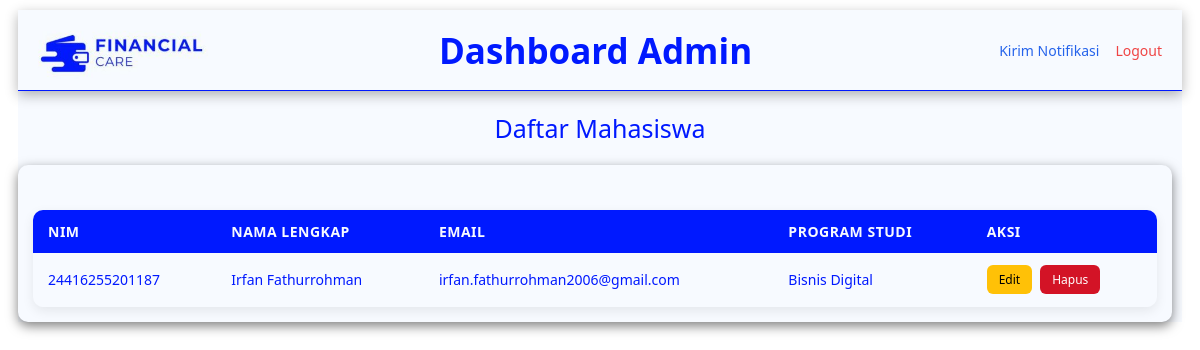
/public/admin/dashboard_admin.php (signed in), run on the app's committed database.
### tables this page shows
CREATE TABLE `profil` (
  `id` int NOT NULL,
  `nim` varchar(20) NOT NULL,
  `username` varchar(100) NOT NULL,
  `Email` varchar(50) NOT NULL,
  `Program_studi` varchar(50) NOT NULL,
  `password` varchar(255) NOT NULL,
  `role` varchar(10) NOT NULL DEFAULT 'mahasiswa'
);

### classes/admin.php (called while the page is built, shortened)
<?php
class Admin {
    private $conn;
    public function __construct($db) {
        $this->conn = $db;
    }
    public function getAllUsers() {
        $query = "SELECT id, nim, username, Email, Program_studi FROM profil WHERE role = 'mahasiswa' ORDER BY username ASC";
        $stmt = $this->conn->prepare($query);
        $stmt->execute();
        $result = $stmt->get_result();
        $users = [];
        while ($row = $result->fetch_assoc()) {
            $users[] = $row;
        }
        return $users;
    }
}

### public/admin/dashboard_admin.php (the view, shortened to what this page needs)
<?php
require_once __DIR__ . '/../../db.php';
require_once __DIR__ . '/../../classes/admin.php';
$admin_service = new Admin($conn);
$users = $admin_service->getAllUsers();
?>
<!DOCTYPE html>
<html lang="id">
<head>
    <link rel="stylesheet" href="../../assets/admin_style.css">
</head>
<body>
    <div class="container">
        <header class="header">
            <div class="user-info">
                <img src="<?= BASE_URL ?>/assets/finance-care2.jpg" alt="Logo Financial Care">
                <h2>Dashboard Admin</h2>
                <a href="kirim_notif.php">Kirim Notifikasi</a>
                <a href="../../logout.php" style="color: #ef4444">Logout</a>
            </div>
        </header>
        <p style="text-align: center; font-size: 25px; color: #0019FF; margin: 20px;" >Daftar Mahasiswa</p>
        <div class="table-wrapper">
            <table class="table">
                <thead>
                    <tr>
                        <th>NIM</th>
                        <th>Nama Lengkap</th>
                        <th>Email</th>
                        <th>Program Studi</th>
                        <th>Aksi</th>
                    </tr>
                </thead>
                <tbody>
                    <?php if (!empty($users)): ?>
                        <?php foreach ($users as $user): ?>
                            <tr>
                                <td><?= htmlspecialchars($user['nim']) ?></td>
                                <td><?= htmlspecialchars($user['username']) ?></td>
                                <td><?= htmlspecialchars($user['Email']) ?></td>
                                <td><?= htmlspecialchars($user['Program_studi']) ?></td>
                                <td id="action-link">
                                    <a id="edit-link" href="edit_data.php?id=<?= $user['id']; ?>">Edit</a>
                                    <a id="delete-link" href="hapus_data.php?id=<?= $user['id']; ?>" onclick=" return confirm
                                    ('Apakah anda ingin menghapus data ini?');">Hapus</a>
                                </td>
                            </tr>
                            <?php endforeach; ?>
                    <?php else: ?>
                        <tr>
                            <td colspan="6" style="text-align: center;">Tidak ada data user.</td>
                        </tr>
                    <?php endif; ?>
                </tbody>
            </table>
        </div>
    </div>
</body>
</html>

### assets/admin_style.css (style rules this page uses)
.container { font-family: 'Segoe UI', sans-serif; margin: 10px; padding: 0; background: #f7faffff; }
.header { background: #f7faffff; padding: 12px 20px; height: 56px; border-bottom: 1px solid #0018FF; box-shadow: 0 4px 12px rgba(0, 0, 0, 0.3); }
.user-info { display: flex; align-items: center; justify-content: space-between; }
.user-info img { width: 170px; height: auto; }
.user-info h2 { margin: 0; font-size: 35px; font-weight: 600; color: #0019FF; flex: 1; text-align: center; }
.user-info a { margin-left: 16px; text-decoration: none; font-size: 14px; font-weight: 500; color: #2563eb; }
.container p { margin: 10px; font-size: 20px; }
.table-wrapper { background: #f7faffff; color: #010525; padding: 15px; margin-top: 20px; border-radius: 10px; margin-right: 10px; box-shadow: 0 4px 12px rgba(0, 0, 0, 0.5); }
.table { width: 100%; border-collapse: collapse; background-color: #f7faffff; border-radius: 10px; margin-top: 30px; overflow: hidden; box-shadow: 0 4px 12px rgba(0, 0, 0, 0.08); font-size: 14px; }
.table thead { background-color: #0019FF; color: #f7faffff; }
.table thead th { padding: 12px 15px; text-align: left; font-weight: 600; text-transform: uppercase; letter-spacing: 0.5px; }
.table tbody tr { border-bottom: 1px solid #f7faffff; transition: background-color 0.2s ease; }
.table tbody td { padding: 12px 15px; color: #0019FF; }
.table tbody td:nth-child(3), .table tbody td:nth-child(4) { text-align: left; font-weight: 500; }
#action-link { display: flex; gap: 8px; }
#edit-link, #delete-link { padding: 6px 12px; border-radius: 6px; text-decoration: none; font-size: 12px; color: white; text-align: center; }
#edit-link { background-color: #ffc107; color: #000; }
#delete-link { background-color: #d31326ff; }

### data on the page
profil: nim "24416255201187", username "Irfan Fathurrohman", Email "irfan.fathurrohman2006@gmail.com", Program_studi "Bisnis Digital"
